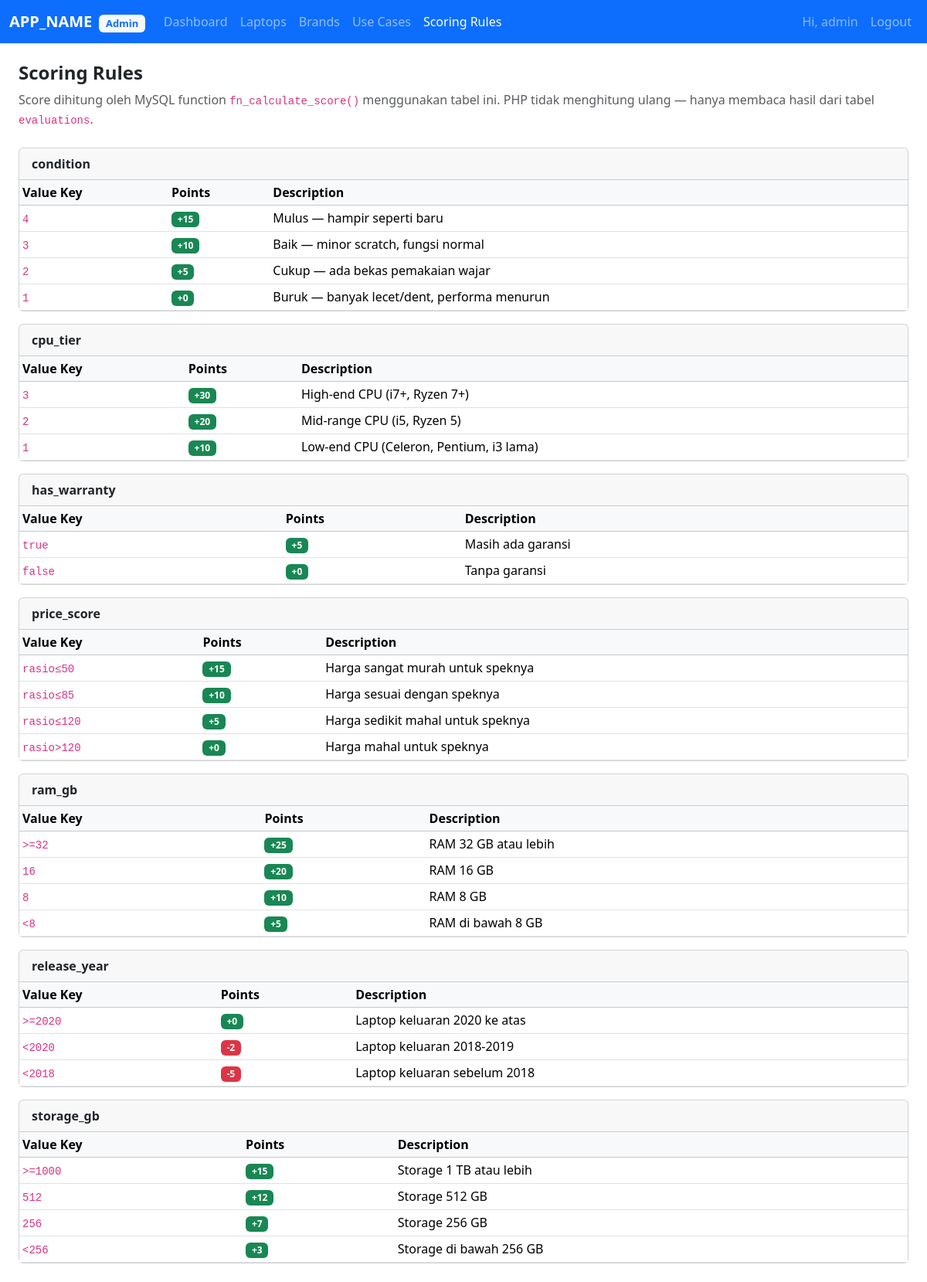
Page /admin/scoring_rules.php (signed in) on the committed database.
### tables this page shows
CREATE TABLE scoring_rules (
    id          INT PRIMARY KEY AUTO_INCREMENT,
    factor      VARCHAR(50) NOT NULL,
    value_key   VARCHAR(50) NOT NULL,
    points      TINYINT NOT NULL,
    description VARCHAR(100)
);

### includes/functions.php (called while the page is built, shortened)
<?php
function h(string $str): string
{
    return htmlspecialchars($str, ENT_QUOTES, 'UTF-8');
}
function get_scoring_rules(mysqli $conn): array
{
    $result = $conn->query("SELECT id, factor, value_key, points, description FROM scoring_rules ORDER BY factor, points DESC");
    return $result->fetch_all(MYSQLI_ASSOC);
}

### admin/scoring_rules.php (the view, shortened to what this page needs)
<?php
require_once '../includes/db.php';
require_once '../includes/functions.php';
$rules = get_scoring_rules($conn);
$grouped = [];
foreach ($rules as $r) {
    $grouped[$r['factor']][] = $r;
}
require_once '../includes/header_admin.php';
?>
<h4 class="fw-bold mb-2">Scoring Rules</h4>
<p class="text-muted mb-4">
    Score dihitung oleh MySQL function <code>fn_calculate_score()</code> menggunakan tabel ini.
    PHP tidak menghitung ulang — hanya membaca hasil dari tabel <code>evaluations</code>.
</p>
<?php foreach ($grouped as $factor => $rows): ?>
<div class="card mb-3">
    <div class="card-header fw-semibold"><?= h($factor) ?></div>
    <div class="card-body p-0">
        <table class="table table-sm mb-0">
            <thead class="table-light">
                <tr><th>Value Key</th><th>Points</th><th>Description</th></tr>
            </thead>
            <tbody>
                <?php foreach ($rows as $r): ?>
                <tr>
                    <td><code><?= h($r['value_key']) ?></code></td>
                    <td>
                        <span class="badge bg-<?= (int)$r['points'] >= 0 ? 'success' : 'danger' ?>">
                            <?= (int)$r['points'] >= 0 ? '+' : '' ?><?= (int)$r['points'] ?>
                        </span>
                    </td>
                    <td><?= h($r['description'] ?? '') ?></td>
                </tr>
                <?php endforeach; ?>
            </tbody>
        </table>
    </div>
</div>
<?php endforeach; ?>
<?php require_once '../includes/footer.php'; ?>

### rows in the picture
scoring_rules: value_key "4", points "15", description "Mulus — hampir seperti baru"
scoring_rules: value_key "3", points "10", description "Baik — minor scratch, fungsi normal"
scoring_rules: value_key "2", points "5", description "Cukup — ada bekas pemakaian wajar"
scoring_rules: value_key "1", points "0", description "Buruk — banyak lecet/dent, performa menurun"
scoring_rules: value_key "3", points "30", description "High-end CPU (i7+, Ryzen 7+)"
scoring_rules: value_key "2", points "20", description "Mid-range CPU (i5, Ryzen 5)"
scoring_rules: value_key "1", points "10", description "Low-end CPU (Celeron, Pentium, i3 lama)"
scoring_rules: value_key "true", points "5", description "Masih ada garansi"
scoring_rules: value_key "false", points "0", description "Tanpa garansi"
scoring_rules: value_key "rasio≤50", points "15", description "Harga sangat murah untuk speknya"
scoring_rules: value_key "rasio≤85", points "10", description "Harga sesuai dengan speknya"
scoring_rules: value_key "rasio≤120", points "5", description "Harga sedikit mahal untuk speknya"
scoring_rules: value_key "rasio>120", points "0", description "Harga mahal untuk speknya"
scoring_rules: value_key ">=32", points "25", description "RAM 32 GB atau lebih"
scoring_rules: value_key "16", points "20", description "RAM 16 GB"
scoring_rules: value_key "8", points "10", description "RAM 8 GB"
scoring_rules: value_key "<8", points "5", description "RAM di bawah 8 GB"
scoring_rules: value_key ">=2020", points "0", description "Laptop keluaran 2020 ke atas"
scoring_rules: value_key "<2020", points "-2", description "Laptop keluaran 2018-2019"
scoring_rules: value_key "<2018", points "-5", description "Laptop keluaran sebelum 2018"
scoring_rules: value_key ">=1000", points "15", description "Storage 1 TB atau lebih"
scoring_rules: value_key "512", points "12", description "Storage 512 GB"
scoring_rules: value_key "256", points "7", description "Storage 256 GB"
scoring_rules: value_key "<256", points "3", description "Storage di bawah 256 GB"

### other values in the picture
APP_NAME "APP_NAME"
$label "Dashboard Laptops Brands Use Cases Scoring Rules"
$_SESSION['username'] "admin"
$factor "condition"
$factor "cpu_tier"
$factor "has_warranty"
$factor "price_score"
$factor "ram_gb"
$factor "release_year"
$factor "storage_gb"
